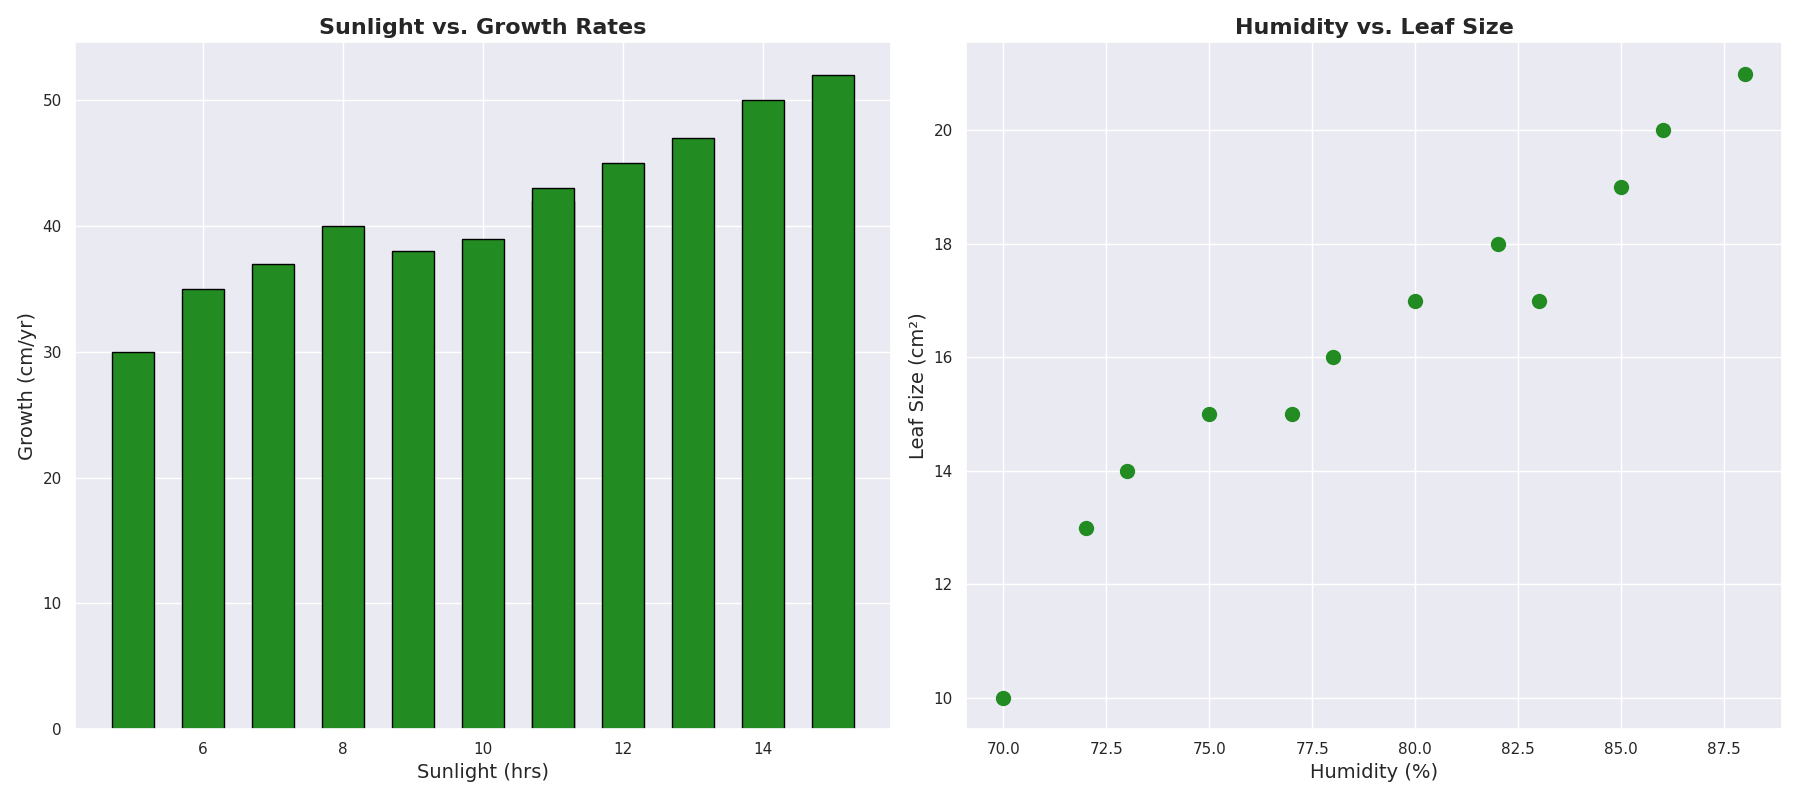

The script that drew this image:
import matplotlib.pyplot as plt
import numpy as np
from scipy.interpolate import make_interp_spline

# Data series
tree_heights = np.array([3.2, 4.1, 5.3, 6.5, 5.8, 6.2, 7.1, 8.0, 7.4, 8.5, 9.1, 9.5])
sunlight_hours = np.array([5, 6, 7, 8, 9, 10, 11, 12, 11, 13, 14, 15])
growth_rates = np.array([30, 35, 37, 40, 38, 39, 42, 45, 43, 47, 50, 52])
humidity_levels = np.array([70, 72, 73, 75, 77, 78, 80, 82, 83, 85, 86, 88])
leaf_sizes = np.array([10, 13, 14, 15, 15, 16, 17, 18, 17, 19, 20, 21])

fig, axs = plt.subplots(1, 2, figsize=(18, 8))

axs[0].bar(sunlight_hours, growth_rates, color='forestgreen', width=0.6, edgecolor='black')
axs[0].set_title('Sunlight vs. Growth Rates', fontsize=16, fontweight='bold')
axs[0].set_xlabel('Sunlight (hrs)', fontsize=14)
axs[0].set_ylabel('Growth (cm/yr)', fontsize=14)

axs[1].scatter(humidity_levels, leaf_sizes, color='forestgreen', s=100)
axs[1].set_title('Humidity vs. Leaf Size', fontsize=16, fontweight='bold')
axs[1].set_xlabel('Humidity (%)', fontsize=14)
axs[1].set_ylabel('Leaf Size (cm²)', fontsize=14)

plt.tight_layout()
plt.show()
